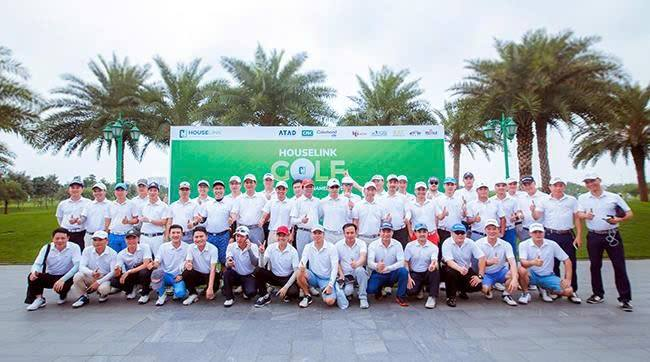
#> input picture images/Business Matching.jpeg, 650 x 362 px
$ python pad-image-vertical.py '../images/Business Matching.jpeg' --dir ../images
#> lines starting #> are read from the running program, lines starting #| are printed output that depends on the picture
#> in process_file, im is the input picture: PIL image 650x362 RGB; mean R, G, B 156.5, 165.3, 168.6
#!/usr/bin/env python3
"""
Add or remove (crop) pixels at the top/bottom of one image or every raster in a directory.

  # Thêm padding trong suốt trên + dưới (đều nhau)
  .venv/bin/python scripts/pad-image-vertical.py images/logo-clients/Wtw-Photoroom.png --vertical 20

  # Giảm: cắt bớt N pixel từ mép trên và N pixel từ mép dưới (sau khi đã pad thừa)
  .venv/bin/python scripts/pad-image-vertical.py images/logo-clients/Wtw-Photoroom.png --shrink-vertical 20

  # Giảm viền trong suốt/nền trắng tự động (một file): dùng strip-logo-clients-padding.py --file ...
"""
from __future__ import annotations

import argparse
import shutil
import sys
from pathlib import Path

from PIL import Image, ImageOps

EXTS = {".png", ".jpg", ".jpeg", ".webp"}


def pad_vertical(im: Image.Image, top: int, bottom: int) -> Image.Image:
#> called with top = 20, bottom = 20
    im = im.convert("RGBA")
#> im: PIL image 650x362 RGBA
    w, h = im.size
#> w = 650; h = 362
    out = Image.new("RGBA", (w, h + top + bottom), (0, 0, 0, 0))
#> out: PIL image 650x402 RGBA; every value is 0
    out.paste(im, (0, top), im)
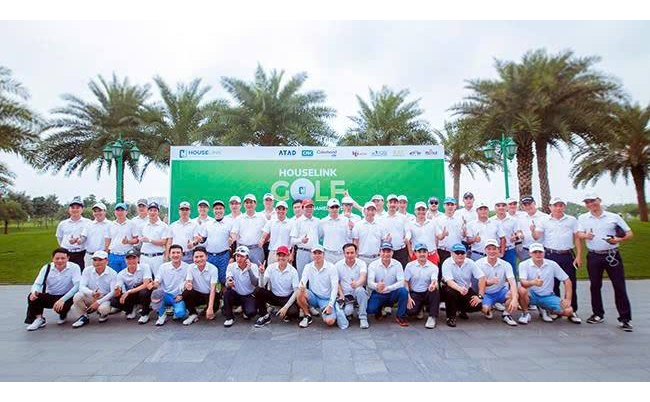
#> out: PIL image 650x402 RGBA; mean R, G, B, A 140.9, 148.9, 151.8, 229.6; transparent parts drawn white
    return out


def shrink_vertical(im: Image.Image, top_px: int, bottom_px: int) -> Image.Image:
    """Crop top_px from top edge and bottom_px from bottom edge."""
    im = im.convert("RGBA")
    w, h = im.size
    t = min(max(0, top_px), h - 1)
    b = min(max(0, bottom_px), h - 1 - t)
    return im.crop((0, t, w, h - b))


def process_file(
    path: Path,
    *,
    pad_top: int,
    pad_bottom: int,
    shrink_top: int,
    shrink_bottom: int,
    backup: Path | None,
    dry: bool,
) -> None:
    if path.suffix.lower() not in EXTS:
        print("skip (not raster):", path, file=sys.stderr)
        return
    if backup and not dry:
        backup.mkdir(parents=True, exist_ok=True)
        shutil.copy2(path, backup / path.name)
    im = Image.open(path)
    im = ImageOps.exif_transpose(im)
    if shrink_top > 0 or shrink_bottom > 0:
        out = shrink_vertical(im, shrink_top, shrink_bottom)
        note = f"(-{shrink_top}px top / -{shrink_bottom}px bottom)"
    else:
        out = pad_vertical(im, pad_top, pad_bottom)
        note = f"(+{pad_top}px / +{pad_bottom}px)"
    if dry:
        print(f"would {path.name}: {im.size} -> {out.size} {note}")
        return
    suf = path.suffix.lower()
    if suf == ".png":
        out.save(path, format="PNG", optimize=True, compress_level=9)
    else:
        out.convert("RGB").save(path, format="JPEG", quality=92, optimize=True)
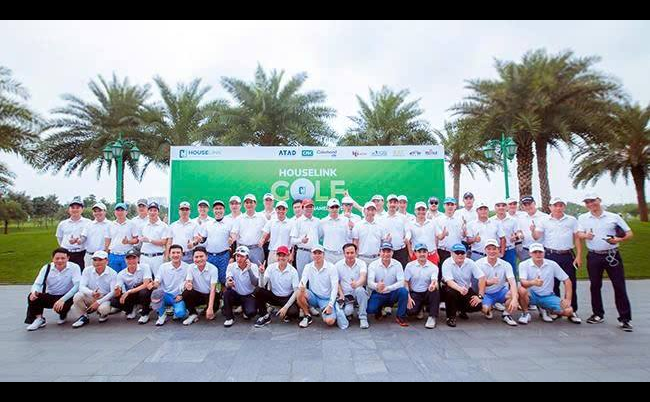
#> saved as Business Matching.jpeg: PIL image 650x402 RGB; mean R, G, B 140.9, 148.9, 151.8
    print(path, "->", out.size)
#| ../images/Business Matching.jpeg -> (650, 402)


def main() -> None:
    ap = argparse.ArgumentParser(description="Add or crop top/bottom on image(s).")
    ap.add_argument("path", nargs="?", type=Path, help="Single image file")
    ap.add_argument("--dir", type=Path, help="Process all rasters in this directory instead of one file")
    ap.add_argument("--vertical", type=int, default=None, help="Same top and bottom padding (px)")
    ap.add_argument("--top", type=int, default=20)
    ap.add_argument("--bottom", type=int, default=20)
    ap.add_argument("--shrink-vertical", type=int, default=None, help="Crop same px from top and bottom edges")
    ap.add_argument("--shrink-top", type=int, default=0)
    ap.add_argument("--shrink-bottom", type=int, default=0)
    ap.add_argument("--backup", type=Path, default=None)
    ap.add_argument("--dry-run", action="store_true")
    args = ap.parse_args()

    pad_top, pad_bottom = args.top, args.bottom
    if args.vertical is not None:
        pad_top = pad_bottom = max(0, args.vertical)

    shrink_top, shrink_bottom = args.shrink_top, args.shrink_bottom
    if args.shrink_vertical is not None:
        shrink_top = shrink_bottom = max(0, args.shrink_vertical)

    if shrink_top > 0 or shrink_bottom > 0:
        pad_top = pad_bottom = 0

    if args.dir:
        paths = sorted(
            p for p in args.dir.iterdir() if p.is_file() and p.suffix.lower() in EXTS and not p.name.startswith(".")
        )
    elif args.path:
        paths = [args.path]
    else:
        ap.error("pass a FILE or use --dir DIR")

    for p in paths:
        if not p.is_file():
            print("not found:", p, file=sys.stderr)
            sys.exit(1)
        process_file(
            p,
            pad_top=pad_top,
            pad_bottom=pad_bottom,
            shrink_top=shrink_top,
            shrink_bottom=shrink_bottom,
            backup=args.backup,
            dry=args.dry_run,
        )
#> pass 2 of the loop in main, `for p in paths:`:
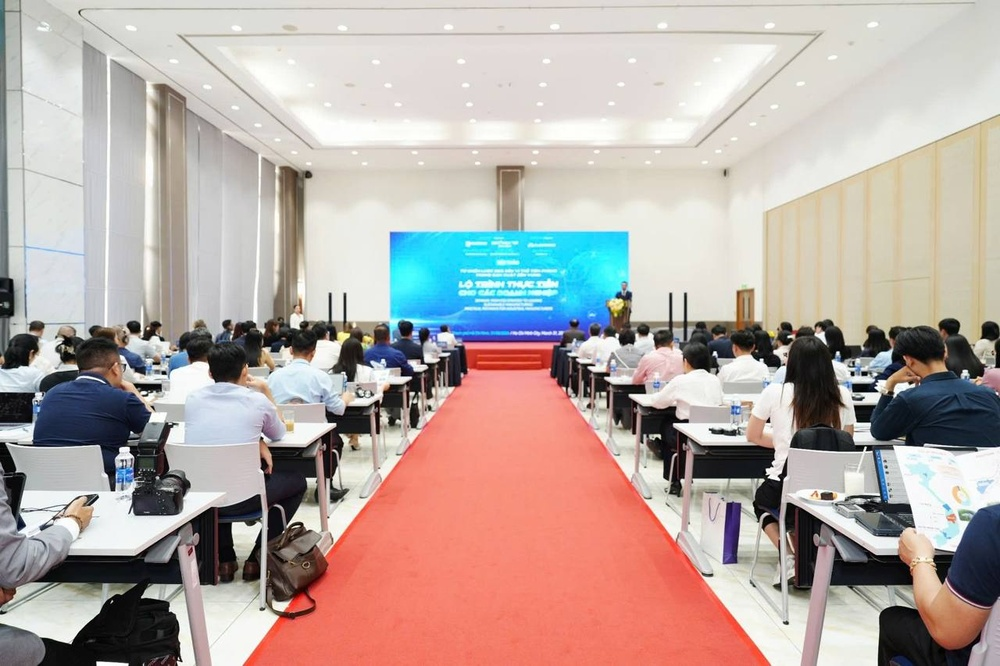
#> input picture images/Exclusive Conference.jpeg, 1000 x 666 px, shrunk from 1280 x 853 before the run
#> in process_file, im is the input picture: PIL image 1000x666 RGB; mean R, G, B 182.8, 169, 164.1
#> im: PIL image 1000x666 RGBA
#> in pad_vertical (call 2), `out.paste(im, (0, top), im)`:
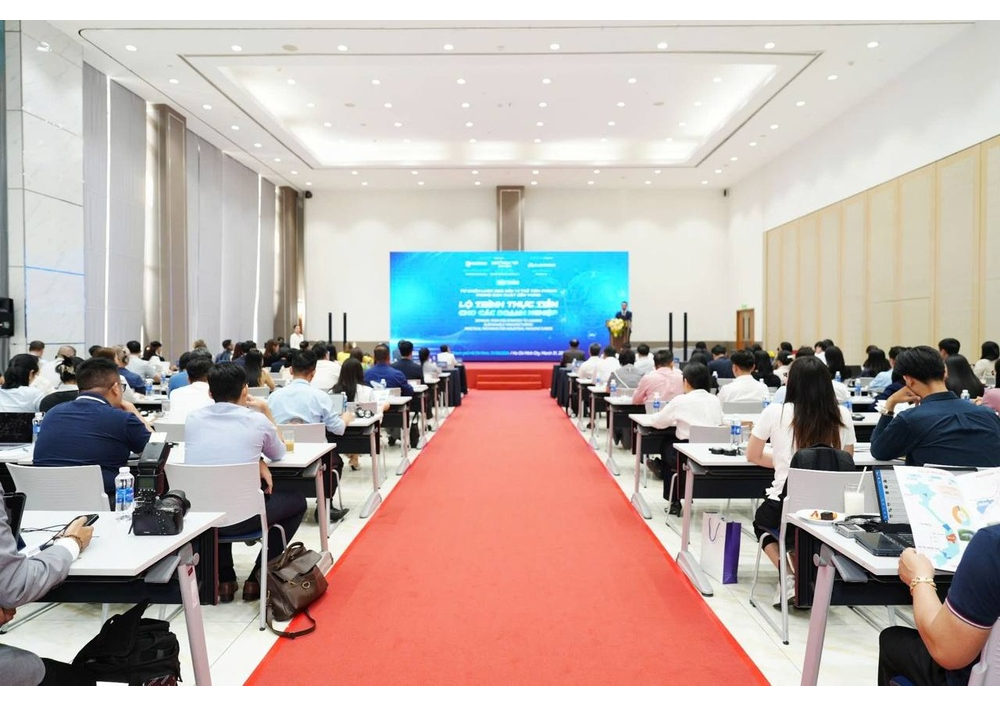
#> out: PIL image 1000x706 RGBA; mean R, G, B, A 172.4, 159.5, 154.8, 240.6; transparent parts drawn white
#> in process_file (call 2), `out.convert("RGB").save(path, format="JPEG", quality=92, optimize=True)`:
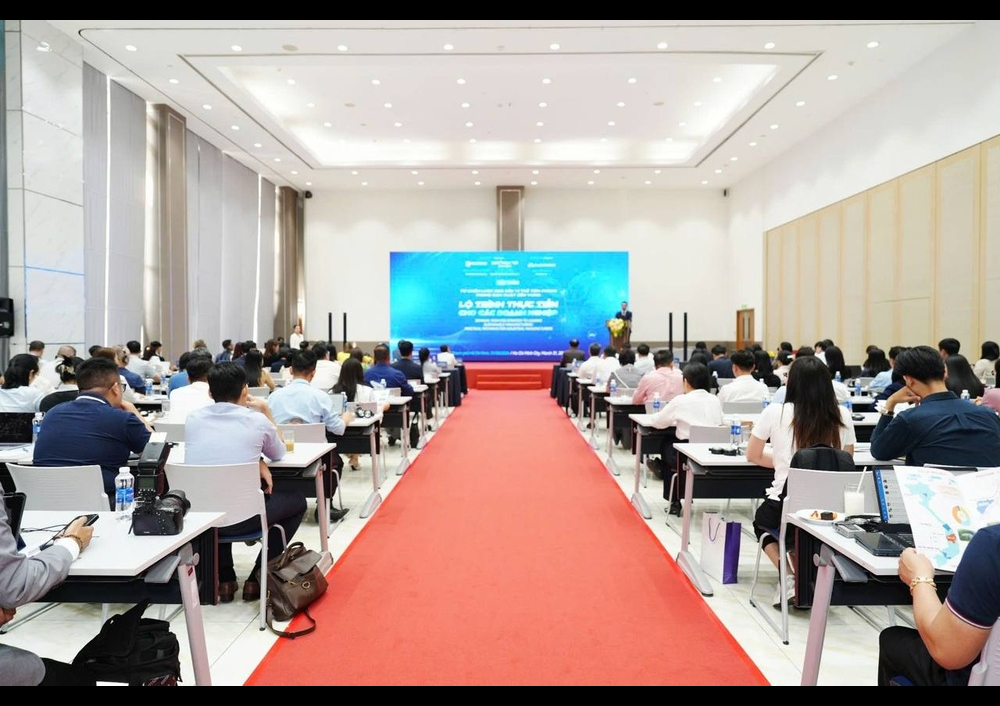
#> saved as Exclusive Conference.jpeg: PIL image 1000x706 RGB; mean R, G, B 172.4, 159.5, 154.8
#| ../images/Exclusive Conference.jpeg -> (1000, 706)


if __name__ == "__main__":
    main()
